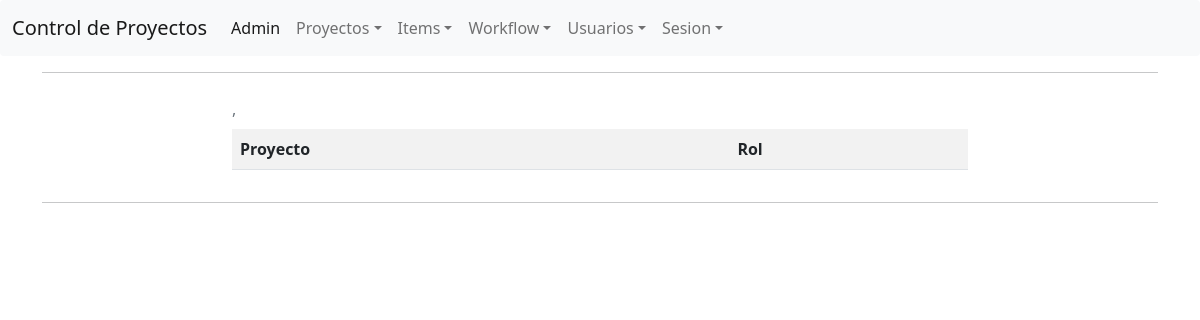
Page /usuario/1/ on the earlier database version.
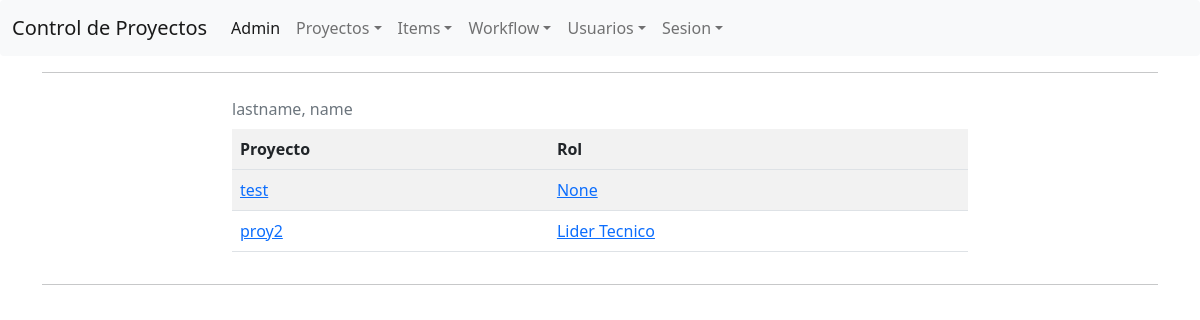
Same page on the later database version.
### ControlProyecto/models/Usuario.py (models this page shows, shortened)
class Usuario(models.Model):
    user = models.OneToOneField(settings.AUTH_USER_MODEL, on_delete=models.CASCADE)
    dni = models.CharField(max_length=16, unique=True)
    proyectos = models.ManyToManyField("Proyecto", through="RolUsuario")

### ControlProyecto/models/RolUsuario.py (models this page shows, shortened)
class RolUsuario(models.Model):
    class TipoRol(models.TextChoices):
        lider_tecnico = "LT", _("Lider Tecnico")
        lider_funcional = "LF", _("Lider Funcional")
        representante_cliente = "RC", _("Representante Cliente")
    usuario = models.ForeignKey("Usuario", on_delete=models.CASCADE)
    proyecto = models.ForeignKey("Proyecto", on_delete=models.CASCADE)
    rol = models.CharField(max_length=2, choices=TipoRol.choices, null=True, blank=True)

### ControlProyecto/models/Proyecto.py (models this page shows, shortened)
class Proyecto(models.Model):
    nombre = models.CharField(max_length=32)
    descripcion = models.TextField(null=True)
    usuarios = models.ManyToManyField("Usuario", through="RolUsuario", blank=True)

### ControlProyecto/views/UsuarioView.py (the view)
# urls.py: path('usuario/<int:pk>/', UsuarioView.as_view(), name="detalle-usuario"),
class UsuarioView(TemplateView):
    def get_context_data(self, **kwargs):
        context = super().get_context_data()
        context["usuario"] = Usuario.objects.get(id=kwargs["pk"])
        return context
    template_name = "usuario.html"

### ControlProyecto/templates/usuario.html (shortened to what this page needs)
{% extends "base.html" %}
{% block content %}
<table>
    <caption>
        {{ usuario.user.last_name }}, {{ usuario.user.first_name }}
    </caption>
    <tr>
        <th>Proyecto</th>
        <th>Rol</th>
    </tr>
    <tr>
        {% for u in usuario.rolusuario_set.all %}
        <tr>
            <td><a href="{% url "detalle-proyecto" pk=u.proyecto.id %}">{{ u.proyecto.nombre }}</a></td>
            <td><a href="{% url "rol-usuario" pk=u.id %}">{{ u.get_rol_display }}</a></td>
        </tr>
        {% endfor %}
    </tr>
</table>
{% endblock %}

Differences in the rows shown:
now on this page (row edited): Usuario: user.last_name "lastname", user.first_name "name"
added RolUsuario: proyecto.nombre "test", rol "None"
added RolUsuario: proyecto.nombre "proy2", rol "Lider Tecnico"
